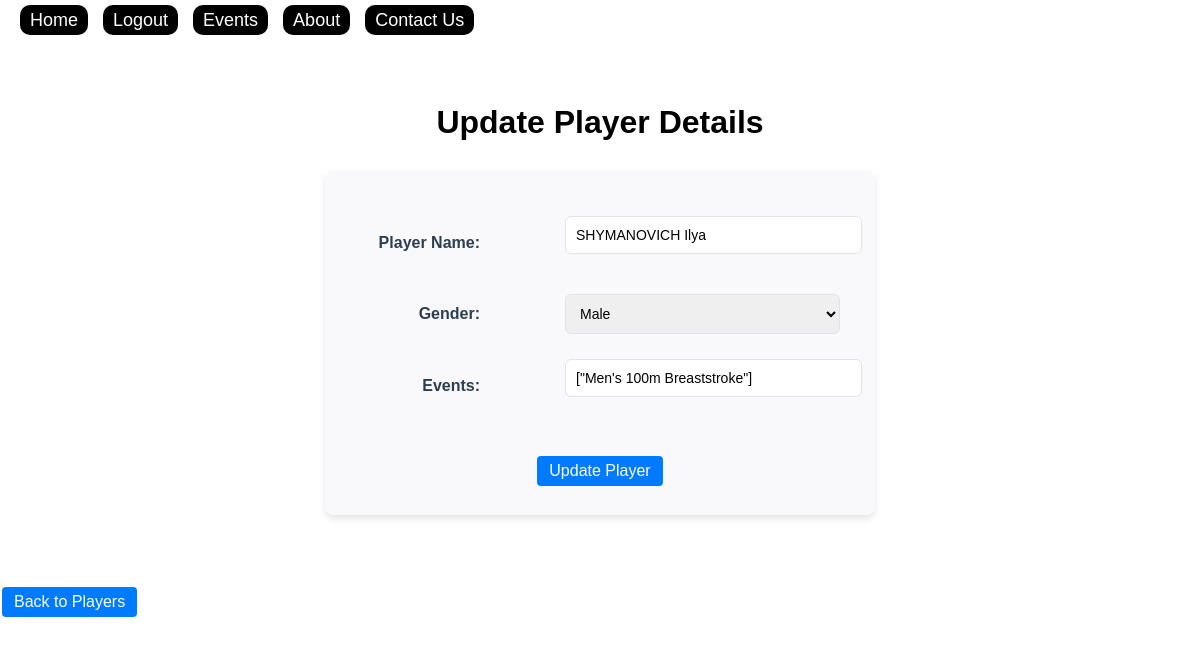
The app's page /update-player/2 (signed in) with its own data.
### models/olympics.py (models this page shows)
class Players(db.Model):
    id = db.Column(db.Integer, primary_key=True)
    name = db.Column(db.String(150), nullable=False)
    gender = db.Column(db.String(150), nullable=False)
    countrycode = db.Column(db.String(150), db.ForeignKey('medals.countrycode'), nullable=False)  # Foreign key for country code
    country = db.Column(db.String(150), db.ForeignKey('medals.country'), nullable=False)  # Foreign key for country name
    events = db.Column(db.String(150), nullable=False)
    medal_countrycode = db.relationship("Medals", foreign_keys=[countrycode], backref="players_by_countrycode")
    medal_country = db.relationship("Medals", foreign_keys=[country], backref="players_by_country")

### app.py (the view, shortened to what this page needs)
@app.route("/update-player/<int:player_id>", methods=["GET", "POST"])
@login_required
def update_player(player_id):
    player = Players.query.get_or_404(player_id)
    return render_template("update_player.html", player=player)

### app.py (called while the page is built)
@login_manager.user_loader
def load_user(user_id):
    return User.query.get(int(user_id))

### models/olympics.py (called while the page is built)
    @property
    def is_active(self):
        return self.active

### templates/update_player.html (shortened to what this page needs)
<!DOCTYPE html>
<html lang="en">
<head>
    <link rel="stylesheet" href="/static/styles.css">
</head>
<body>
    {% include 'basenav.html' %}
    <br>
    <br>
    <br>
    <main style="margin: 50px auto; max-width: 600px;">
        <h1>Update Player Details</h1>
        <form action="" method="POST" id="update-player-form">
            <table>
                <tbody>
                    <tr>
                        <td><label for="name">Player Name:</label></td>
                        <td>
                            <input type="text" id="name" name="name" class="form-input" value="{{ player.name }}" required>
                        </td>
                    </tr>
                    <tr>
                        <td><label for="gender">Gender:</label></td>
                        <td>
                            <select id="gender" name="gender" class="form-input" required>
                                <option value="Male" {% if player.gender == "Male" %}selected{% endif %}>Male</option>
                            </select>
                        </td>
                    </tr>
                    <tr>
                        <td><label for="events">Events:</label></td>
                        <td>
                            <input type="text" id="events" name="events" class="form-input" value="{{ player.events }}" required>
                        </td>
                    </tr>
                </tbody>
            </table>
            <div style="text-align: center; margin-top: 20px;">
                <button type="submit" class="btn">Update Player</button>
            </div>
        </form>
    </main>
    <br>
    <a href="{{ url_for('view_country', countrycode=player.countrycode) }}" class="btn">Back to Players</a>
</body>
</html>

### static/styles.css (style rules this page uses)
body { font-family: Arial, sans-serif; margin: 0; padding: 0; }
h1 { text-align: center; margin-top: 20px; }
form { max-width: 500px; margin: 30px auto; padding: 25px; background-color: #f9f9fc; border-radius: 8px; box-shadow: 0 4px 6px rgba(0, 0, 0, 0.1); font-family: 'Arial', sans-serif; }
form table { width: 100%; border-collapse: separate; border-spacing: 0 15px; }
form td { padding: 5px 10px; }
form label { font-weight: 600; color: #2c3e50; margin-right: 15px; text-align: right; width: 120px; display: inline-block; }
.form-input { width: 100%; padding: 10px; border: 1.5px solid #e0e4e8; border-radius: 6px; transition: border-color 0.3s ease; font-size: 14px; }
input[type="text"], input[type="password"] { width: 100%; padding: 10px; border: 1.5px solid #e0e4e8; border-radius: 6px; transition: border-color 0.3s ease; font-size: 14px; }
input[type="text"], input[type="password"] { margin-bottom: 15px; }
.view-btn, .btn { display: inline-block; padding: 6px 12px; text-decoration: none; border-radius: 4px; transition: all 0.3s ease; text-align: center; }
.btn { background-color: #2ecc71; color: white; margin-right: 5px; }
.btn, .btn-danger { display: inline-block; padding: 6px 12px; text-decoration: none; border-radius: 4px; transition: all 0.3s ease; text-align: center; font-size: 0.875rem; cursor: pointer; border: none; }
.btn { background-color: #3498db; color: white; margin-right: 5px; }
.btn, .btn-danger { display: inline-block; padding: 6px 12px; text-decoration: none; border-radius: 4px; transition: all 0.3s ease; text-align: center; font-size: 0.875rem; cursor: pointer; border: none; margin-right: 5px; }
.btn { background-color: #3498db; color: white; }
.btn { display: inline-block; background-color: #4CAF50; color: white; padding: 10px 20px; font-size: 16px; text-decoration: none; border-radius: 5px; border: none; cursor: pointer; }
.btn { display: inline-block; padding: 6px 12px; margin: 4px 2px; background-color: #007bff; color: white; text-decoration: none; border-radius: 4px; border: none; cursor: pointer; }

### records on screen
Players: name "SHYMANOVICH Ilya", gender "Male", events "[\"Men's 100m Breaststroke\"]"
